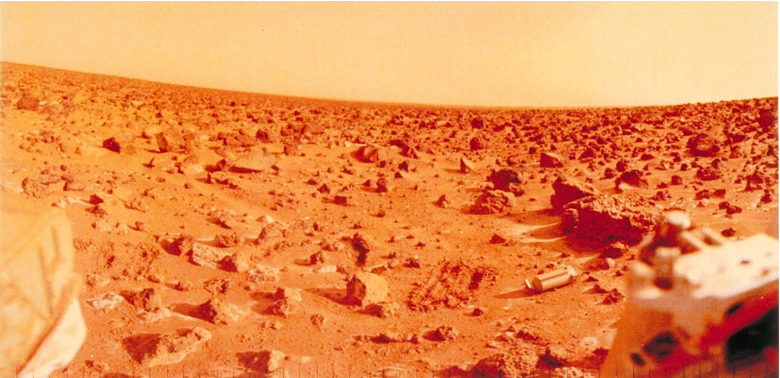
#> input picture TASK-4/image-1.png, 780 x 378 px
$ python task-4.py
#> lines starting #> are read from the running program, lines starting #| are printed output that depends on the picture; after the words box and inside, x2 and y2 are one past the last pixel; in counts of white or black regions, pixels touching at a corner belong together
import cv2

img1 = cv2.imread('image-1.png')
#> img1 is the input picture: shape (378, 780, 3); mean B, G, R 80.3, 141.8, 231.4
img2 = cv2.imread('image-2.png')
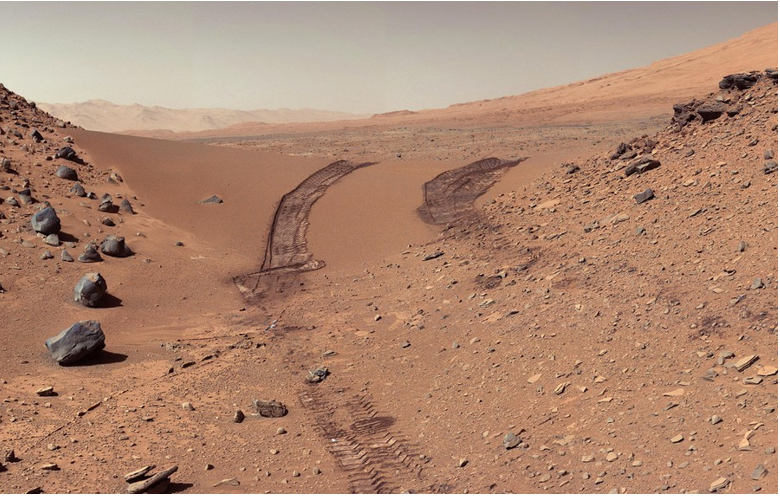
#> input picture TASK-4/image-2.png, 780 x 497 px
#> img2 is the input picture: shape (497, 780, 3); mean B, G, R 113.6, 136, 174.1
img3 = cv2.imread('image-3.png')
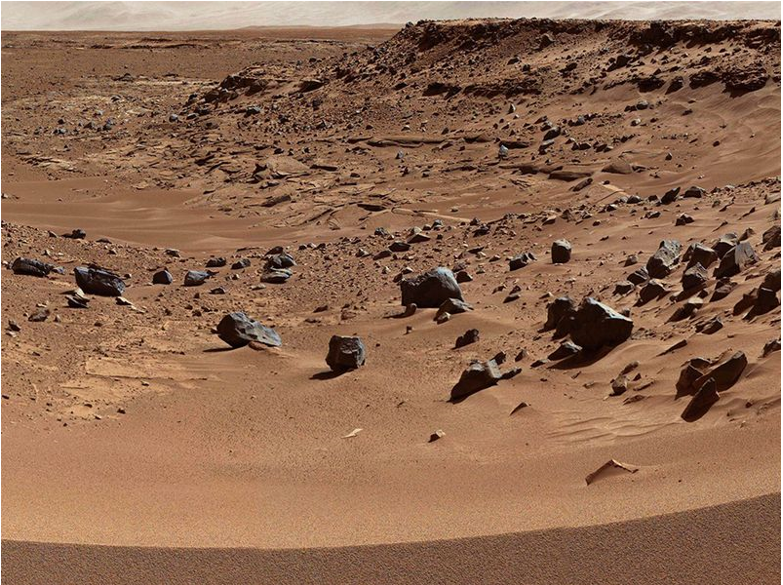
#> input picture TASK-4/image-3.png, 783 x 585 px
#> img3 is the input picture: shape (585, 783, 3); mean B, G, R 81.3, 105.6, 142.8

grayscaled1 = cv2.cvtColor(img1,cv2.COLOR_BGR2GRAY)
retval1, threshold1 = cv2.threshold(grayscaled1,100,255,cv2.THRESH_BINARY)
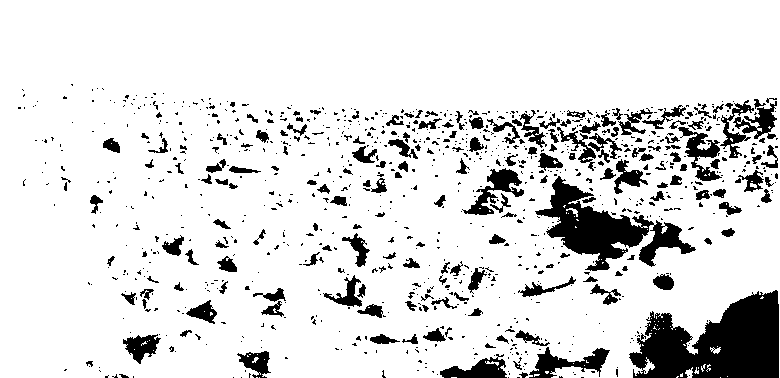
#> threshold1: shape (378, 780); 86.9% white; 977 black regions (787 under 20 px)

contours1, hierarchy1 = cv2.findContours(threshold1, cv2.RETR_TREE, cv2.CHAIN_APPROX_NONE)
#> contours1 = 1248 contours, 987 with area under 20; largest, box (x1, y1, x2, y2) and area: (0, 0, 780, 378) 281963, (534, 175, 655, 272) 4752, (462, 167, 525, 216) 1164, (638, 219, 697, 268) 1091, (677, 126, 723, 182) 1032
print("Number of contours in Image-1 = "+ str(len(contours1)))
#| Number of contours in Image-1 = 1248

cv2.drawContours(img1, contours1, -1, (255,255,255), 1)
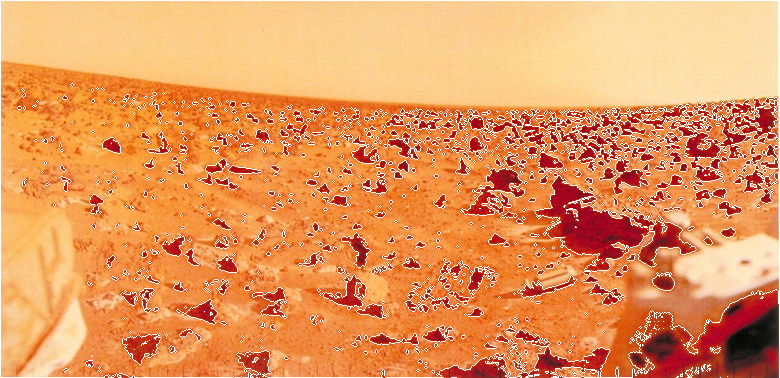
#> img1: shape (378, 780, 3); 6.46% of pixels changed, all inside (x1, y1, x2, y2) = (0, 1, 779, 378)
#cv2.imshow('threshold-1',threshold1)
cv2.imshow('IMAGE-1',img1)


grayscaled2 = cv2.cvtColor(img2,cv2.COLOR_BGR2GRAY)
retval2, threshold2 = cv2.threshold(grayscaled2,45,255,cv2.THRESH_BINARY)
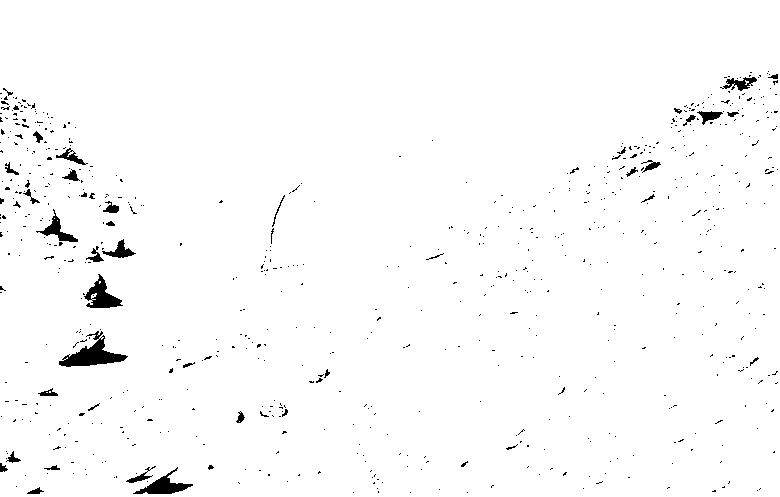
#> threshold2: shape (497, 780); 98.2% white; 716 black regions (671 under 20 px)

contours2, hierarchy2 = cv2.findContours(threshold2, cv2.RETR_TREE, cv2.CHAIN_APPROX_NONE)
#> contours2 = 873 contours, 809 with area under 20; largest, box (x1, y1, x2, y2) and area: (0, 0, 780, 497) 386259, (58, 334, 129, 368) 998, (83, 273, 124, 309) 682, (132, 466, 194, 495) 630, (35, 208, 79, 243) 424
print("Number of contours in Image-2 = "+ str(len(contours2)))
#| Number of contours in Image-2 = 873

cv2.drawContours(img2, contours2, -1, (255,255,255), 1)
#> img2: shape (497, 780, 3); 1.83% of pixels changed, all inside (x1, y1, x2, y2) = (0, 1, 778, 494)
#cv2.imshow('threshold-2',threshold2)
cv2.imshow('IMAGE-2',img2)


grayscaled3 = cv2.cvtColor(img3,cv2.COLOR_BGR2GRAY)
retval3, threshold3 = cv2.threshold(grayscaled3,30,255,cv2.THRESH_BINARY)
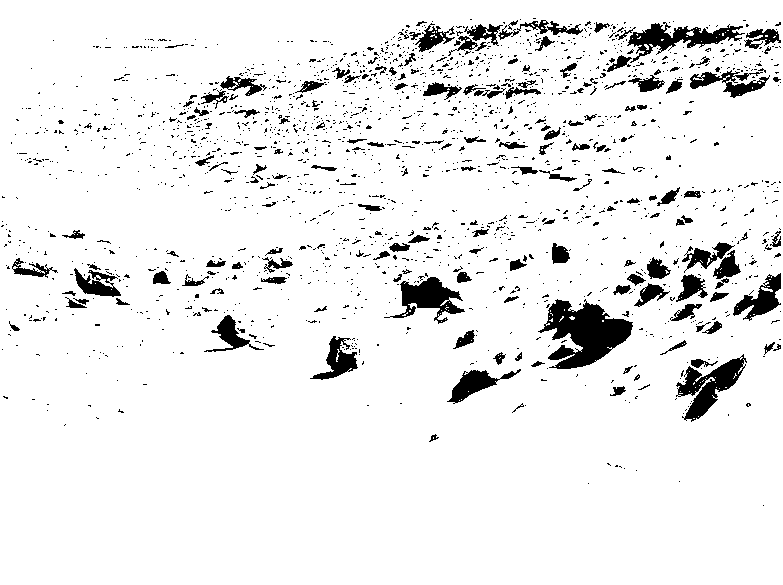
#> threshold3: shape (585, 783); 92.7% white; 1863 black regions (1686 under 20 px)

contours3, hierarchy3 = cv2.findContours(threshold3, cv2.RETR_TREE, cv2.CHAIN_APPROX_NONE)
#> contours3 = 2577 contours, 2304 with area under 20; largest, box (x1, y1, x2, y2) and area: (0, 0, 783, 585) 456688, (537, 298, 634, 370) 3857, (675, 353, 748, 423) 2019, (626, 22, 746, 64) 1978, (389, 276, 466, 325) 1720
print("Number of contours in Image-3 = "+ str(len(contours3)))
#| Number of contours in Image-3 = 2577

cv2.drawContours(img3, contours3, -1, (255,255,255), 1)
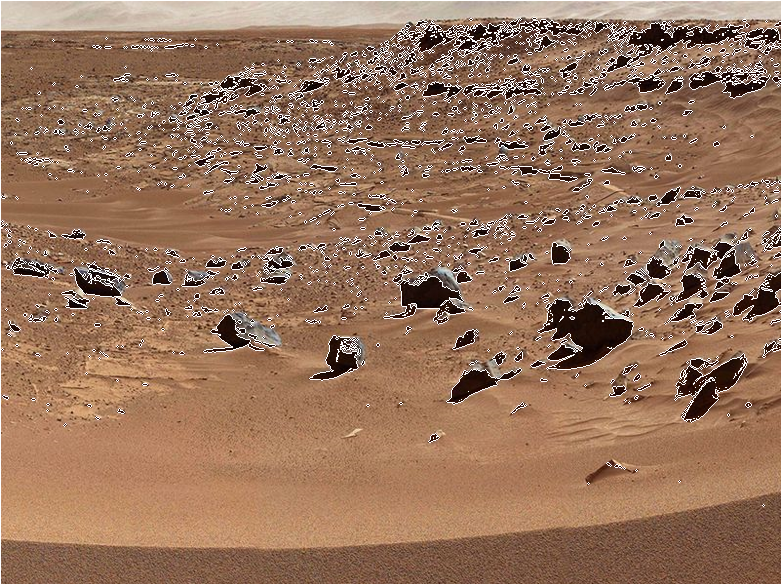
#> img3: shape (585, 783, 3); 5.47% of pixels changed, all inside (x1, y1, x2, y2) = (1, 17, 781, 585)
#cv2.imshow('threshold-3',threshold3)
cv2.imshow('IMAGE-3',img3)

cv2.waitKey(0)
